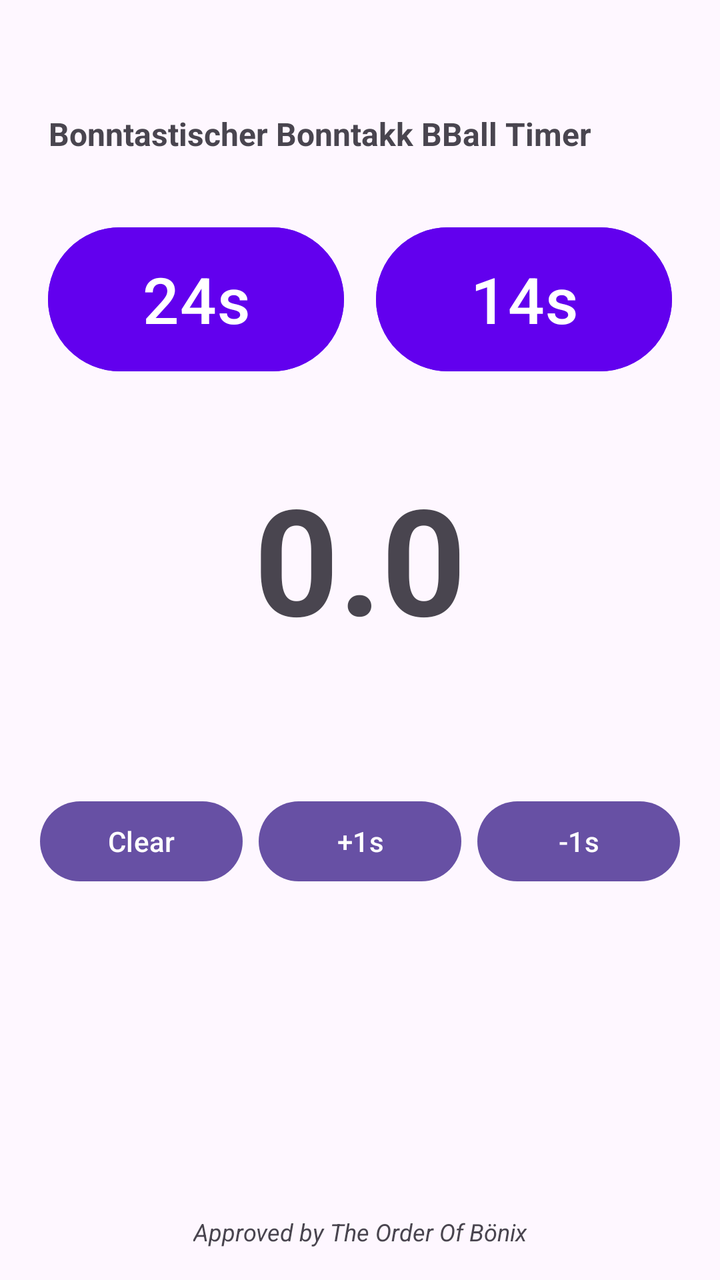
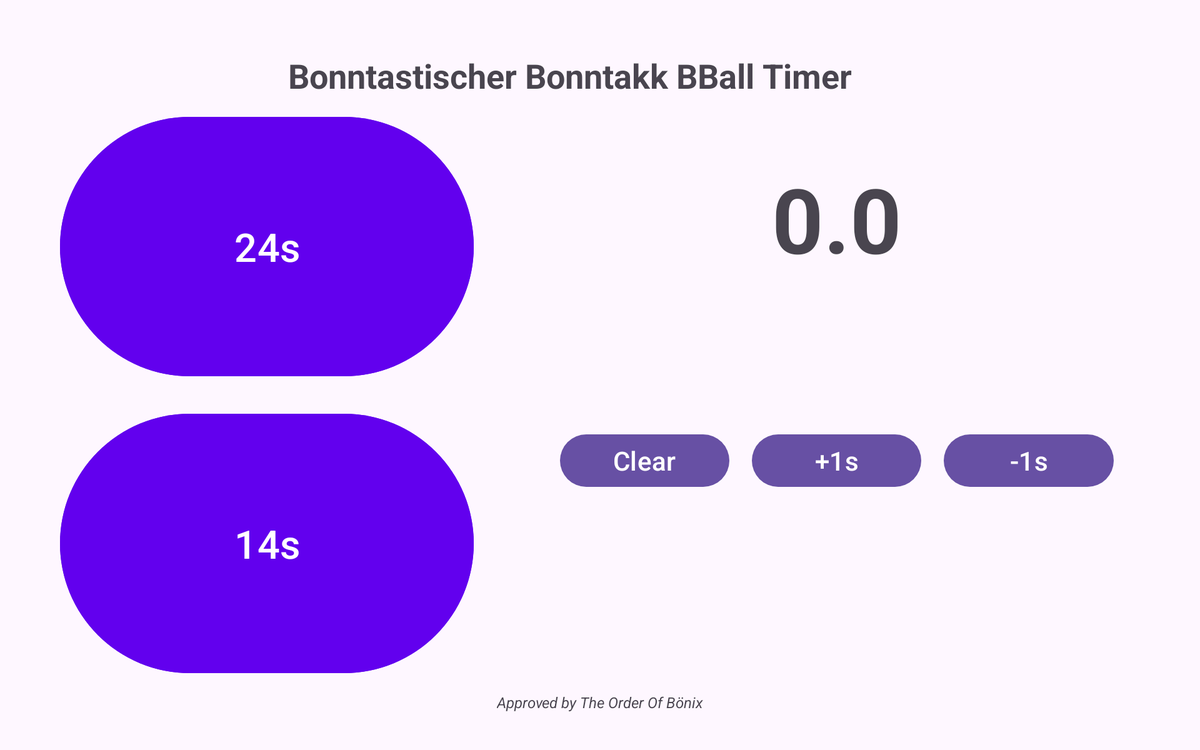

The same Android screen from two of the app's own layout files: first res/layout/ as a phone draws it, then the repository's variant for another configuration, drawn on a device whose configuration selects that folder. Both files follow.
<!-- AndroidManifest.xml: application theme Theme.BBBT -->
<!-- res/layout/activity_main.xml -->
<?xml version="1.0" encoding="utf-8"?>
<androidx.constraintlayout.widget.ConstraintLayout xmlns:android="http://schemas.android.com/apk/res/android"
    xmlns:app="http://schemas.android.com/apk/res-auto"
    android:layout_width="match_parent"
    android:layout_height="match_parent"
    android:padding="16dp">

    <TextView
        android:id="@+id/headerText"
        android:layout_width="0dp"
        android:layout_height="wrap_content"
        android:text="Bonntastischer Bonntakk BBall Timer"
        android:textSize="@dimen/header_text_size_small"
        android:textStyle="bold"
        android:gravity="center"
        android:layout_marginEnd="40dp"
        android:layout_marginTop="40dp"
        app:layout_constraintTop_toTopOf="parent"
        app:layout_constraintLeft_toLeftOf="parent"
        app:layout_constraintRight_toRightOf="parent" />

    <ImageButton
        android:id="@+id/settingsButton"
        android:layout_width="36dp"
        android:layout_height="36dp"
        android:src="@drawable/ic_settings"
        android:background="?attr/selectableItemBackgroundBorderless"
        android:contentDescription="Settings"
        android:layout_marginTop="40dp"
        android:layout_marginEnd="4dp"
        app:layout_constraintTop_toTopOf="parent"
        app:layout_constraintRight_toRightOf="parent"/>

    <ScrollView
        android:layout_width="match_parent"
        android:layout_height="0dp"
        android:layout_marginTop="8dp"
        android:layout_marginBottom="8dp"
        app:layout_constraintTop_toBottomOf="@id/headerText"
        app:layout_constraintBottom_toTopOf="@id/footerText">

        <LinearLayout
            android:layout_width="match_parent"
            android:layout_height="wrap_content"
            android:orientation="vertical">

            <LinearLayout
                android:id="@+id/mainTimerButtons"
                android:layout_width="match_parent"
                android:layout_height="wrap_content"
                android:orientation="horizontal"
                android:layout_marginTop="16dp">

                <Button
                    android:id="@+id/button24"
                    android:layout_width="0dp"
                    android:layout_height="80dp"
                    android:layout_weight="1"
                    android:text="24s"
                    android:textSize="@dimen/button_text_size_large"
                    android:layout_margin="8dp"
                    android:backgroundTint="@color/design_default_color_primary"/>

                <Button
                    android:id="@+id/button14"
                    android:layout_width="0dp"
                    android:layout_height="80dp"
                    android:layout_weight="1"
                    android:text="14s"
                    android:textSize="@dimen/button_text_size_large"
                    android:layout_margin="8dp"
                    android:backgroundTint="@color/design_default_color_primary"/>
            </LinearLayout>

            <TextView
                android:id="@+id/timerDisplay"
                android:layout_width="match_parent"
                android:layout_height="wrap_content"
                android:textSize="@dimen/timer_display_text_size"
                android:textStyle="bold"
                android:text="0.0"
                android:gravity="center"
                android:clickable="true"
                android:focusable="true"
                android:background="?attr/selectableItemBackground"
                android:padding="16dp"
                android:layout_marginTop="16dp"/>

            <TextView
                android:id="@+id/remainingTimeDisplay"
                android:layout_width="match_parent"
                android:layout_height="wrap_content"
                android:textSize="@dimen/remaining_time_text_size"
                android:gravity="center"
                android:layout_marginTop="8dp"/>

            <LinearLayout
                android:id="@+id/adjustButtons"
                android:layout_width="match_parent"
                android:layout_height="wrap_content"
                android:orientation="horizontal"
                android:layout_marginTop="16dp">

                <Button
                    android:id="@+id/buttonClear"
                    android:layout_width="0dp"
                    android:layout_height="wrap_content"
                    android:layout_weight="1"
                    android:text="Clear"
                    android:layout_margin="4dp" />

                <Button
                    android:id="@+id/buttonPlus"
                    android:layout_width="0dp"
                    android:layout_height="wrap_content"
                    android:layout_weight="1"
                    android:text="+1s"
                    android:layout_margin="4dp" />

                <Button
                    android:id="@+id/buttonMinus"
                    android:layout_width="0dp"
                    android:layout_height="wrap_content"
                    android:layout_weight="1"
                    android:text="-1s"
                    android:layout_margin="4dp" />
            </LinearLayout>
        </LinearLayout>
    </ScrollView>

    <TextView
        android:id="@+id/footerText"
        android:layout_width="wrap_content"
        android:layout_height="wrap_content"
        android:text="Approved by The Order Of Bönix"
        android:textSize="@dimen/footer_text_size"
        android:textStyle="italic"
        app:layout_constraintBottom_toBottomOf="parent"
        app:layout_constraintLeft_toLeftOf="parent"
        app:layout_constraintRight_toRightOf="parent" />

</androidx.constraintlayout.widget.ConstraintLayout>
<!-- resources referenced by this layout -->
<resources>
  <dimen name="button_text_size_large">32sp</dimen>
  <dimen name="footer_text_size">12sp</dimen>
  <dimen name="header_text_size_small">16sp</dimen>
  <dimen name="remaining_time_text_size">18sp</dimen>
  <!-- from res/values-xxxhdpi/ -->
  <dimen name="timer_display_text_size">74sp</dimen>
  <style name="Theme.BBBT" parent="Base.Theme.BBBT" />
  <style name="Base.Theme.BBBT" parent="Theme.Material3.DayNight.NoActionBar">
          
          
      </style>
</resources>
<!-- res/layout-sw720dp-land/activity_main.xml (the repository's variant of the layout above) -->
<!-- drawn on a large tablet held sideways -->
<?xml version="1.0" encoding="utf-8"?>
<androidx.constraintlayout.widget.ConstraintLayout xmlns:android="http://schemas.android.com/apk/res/android"
    xmlns:app="http://schemas.android.com/apk/res-auto"
    android:layout_width="match_parent"
    android:layout_height="match_parent"
    android:paddingVertical="@dimen/layout_padding_vertical_landscape"
    android:paddingHorizontal="@dimen/layout_padding_horizontal">

    <TextView
        android:id="@+id/headerText"
        android:layout_width="0dp"
        android:layout_height="wrap_content"
        android:text="Bonntastischer Bonntakk BBall Timer"
        android:textSize="@dimen/header_text_size_normal"
        android:textStyle="bold"
        android:gravity="center"
        android:layout_marginEnd="@dimen/margin_xxlarge"
        android:layout_marginTop="@dimen/margin_large"
        app:layout_constraintTop_toTopOf="parent"
        app:layout_constraintLeft_toLeftOf="parent"
        app:layout_constraintRight_toRightOf="parent" />

    <ImageButton
        android:id="@+id/settingsButton"
        android:layout_width="@dimen/icon_button_size"
        android:layout_height="@dimen/icon_button_size"
        android:src="@drawable/ic_settings"
        android:background="?attr/selectableItemBackgroundBorderless"
        android:contentDescription="Settings"
        android:layout_marginTop="@dimen/margin_large"
        android:layout_marginEnd="@dimen/margin_medium"
        app:layout_constraintTop_toTopOf="parent"
        app:layout_constraintRight_toRightOf="parent"/>

    <LinearLayout
        android:id="@+id/leftContainer"
        android:layout_width="0dp"
        android:layout_height="0dp"
        android:orientation="vertical"
        android:layout_marginEnd="@dimen/margin_large"
        app:layout_constraintLeft_toLeftOf="parent"
        app:layout_constraintRight_toLeftOf="@id/rightContainer"
        app:layout_constraintTop_toBottomOf="@id/headerText"
        app:layout_constraintBottom_toTopOf="@id/footerText"
        app:layout_constraintWidth_percent="0.4">

        <Button
            android:id="@+id/button24"
            android:layout_width="match_parent"
            android:layout_height="0dp"
            android:layout_weight="1"
            android:text="24s"
            android:textSize="@dimen/button_text_size_large"
            android:layout_margin="@dimen/margin_medium"
            android:backgroundTint="@color/design_default_color_primary"/>

        <Button
            android:id="@+id/button14"
            android:layout_width="match_parent"
            android:layout_height="0dp"
            android:layout_weight="1"
            android:text="14s"
            android:textSize="@dimen/button_text_size_large"
            android:layout_margin="@dimen/margin_medium"
            android:backgroundTint="@color/design_default_color_primary"/>
    </LinearLayout>

    <ScrollView
        android:id="@+id/rightContainer"
        android:layout_width="0dp"
        android:layout_height="0dp"
        android:layout_marginStart="@dimen/margin_large"
        android:layout_marginTop="@dimen/margin_medium"
        android:layout_marginEnd="@dimen/margin_large"
        app:layout_constraintLeft_toRightOf="@id/leftContainer"
        app:layout_constraintRight_toRightOf="parent"
        app:layout_constraintTop_toBottomOf="@id/headerText"
        app:layout_constraintBottom_toTopOf="@id/footerText">

        <LinearLayout
            android:layout_width="match_parent"
            android:layout_height="wrap_content"
            android:orientation="vertical">

            <TextView
                android:id="@+id/timerDisplay"
                android:layout_width="match_parent"
                android:layout_height="wrap_content"
                android:textSize="@dimen/timer_display_text_size_landscape"
                android:textStyle="bold"
                android:gravity="center"
                android:text="0.0"
                android:clickable="true"
                android:focusable="true"
                android:background="?attr/selectableItemBackground"
                android:padding="@dimen/padding_xlarge"/>

            <TextView
                android:id="@+id/remainingTimeDisplay"
                android:layout_width="match_parent"
                android:layout_height="wrap_content"
                android:textSize="@dimen/remaining_time_text_size"
                android:gravity="center"
                android:layout_marginTop="@dimen/margin_medium"/>

            <LinearLayout
                android:id="@+id/adjustButtons"
                android:layout_width="match_parent"
                android:layout_height="wrap_content"
                android:orientation="horizontal"
                android:layout_marginTop="@dimen/margin_xlarge">

                <Button
                    android:id="@+id/buttonClear"
                    android:layout_width="0dp"
                    android:layout_height="@dimen/secondary_button_height"
                    android:layout_weight="1"
                    android:text="Clear"
                    android:textSize="@dimen/button_text_size_medium"
                    android:layout_margin="@dimen/margin_small" />

                <Button
                    android:id="@+id/buttonPlus"
                    android:layout_width="0dp"
                    android:layout_height="@dimen/secondary_button_height"
                    android:layout_weight="1"
                    android:text="+1s"
                    android:textSize="@dimen/button_text_size_medium"
                    android:layout_margin="@dimen/margin_small" />

                <Button
                    android:id="@+id/buttonMinus"
                    android:layout_width="0dp"
                    android:layout_height="@dimen/secondary_button_height"
                    android:layout_weight="1"
                    android:text="-1s"
                    android:textSize="@dimen/button_text_size_medium"
                    android:layout_margin="@dimen/margin_small" />
            </LinearLayout>
        </LinearLayout>
    </ScrollView>

    <TextView
        android:id="@+id/footerText"
        android:layout_width="wrap_content"
        android:layout_height="wrap_content"
        android:text="Approved by The Order Of Bönix"
        android:textSize="@dimen/footer_text_size_landscape"
        android:textStyle="italic"
        android:layout_marginBottom="@dimen/margin_medium"
        app:layout_constraintBottom_toBottomOf="parent"
        app:layout_constraintLeft_toLeftOf="parent"
        app:layout_constraintRight_toRightOf="parent" />

</androidx.constraintlayout.widget.ConstraintLayout>
<!-- resources referenced by the variant -->
<!-- as a large tablet held sideways resolves them -->
<resources>
  <!-- from res/values-sw720dp/ -->
  <dimen name="button_text_size_large">42sp</dimen>
  <!-- from res/values-sw720dp/ -->
  <dimen name="button_text_size_medium">28sp</dimen>
  <!-- from res/values-sw720dp/ -->
  <dimen name="footer_text_size_landscape">16sp</dimen>
  <!-- from res/values-sw720dp/ -->
  <dimen name="header_text_size_normal">36sp</dimen>
  <!-- from res/values-sw720dp/ -->
  <dimen name="icon_button_size">56dp</dimen>
  <!-- from res/values-sw720dp/ -->
  <dimen name="layout_padding_horizontal">48dp</dimen>
  <!-- from res/values-sw720dp/ -->
  <dimen name="layout_padding_vertical_landscape">24dp</dimen>
  <!-- from res/values-sw720dp/ -->
  <dimen name="margin_large">32dp</dimen>
  <!-- from res/values-sw720dp/ -->
  <dimen name="margin_medium">16dp</dimen>
  <!-- from res/values-sw720dp/ -->
  <dimen name="margin_small">12dp</dimen>
  <!-- from res/values-sw720dp/ -->
  <dimen name="margin_xlarge">48dp</dimen>
  <!-- from res/values-sw720dp/ -->
  <dimen name="margin_xxlarge">64dp</dimen>
  <!-- from res/values-sw720dp/ -->
  <dimen name="padding_xlarge">48dp</dimen>
  <!-- from res/values-sw720dp/ -->
  <dimen name="remaining_time_text_size">28sp</dimen>
  <!-- from res/values-sw720dp/ -->
  <dimen name="secondary_button_height">64dp</dimen>
  <!-- from res/values-sw720dp/ -->
  <dimen name="timer_display_text_size_landscape">96sp</dimen>
  <style name="Theme.BBBT" parent="Base.Theme.BBBT" />
  <style name="Base.Theme.BBBT" parent="Theme.Material3.DayNight.NoActionBar">
          
          
      </style>
</resources>
